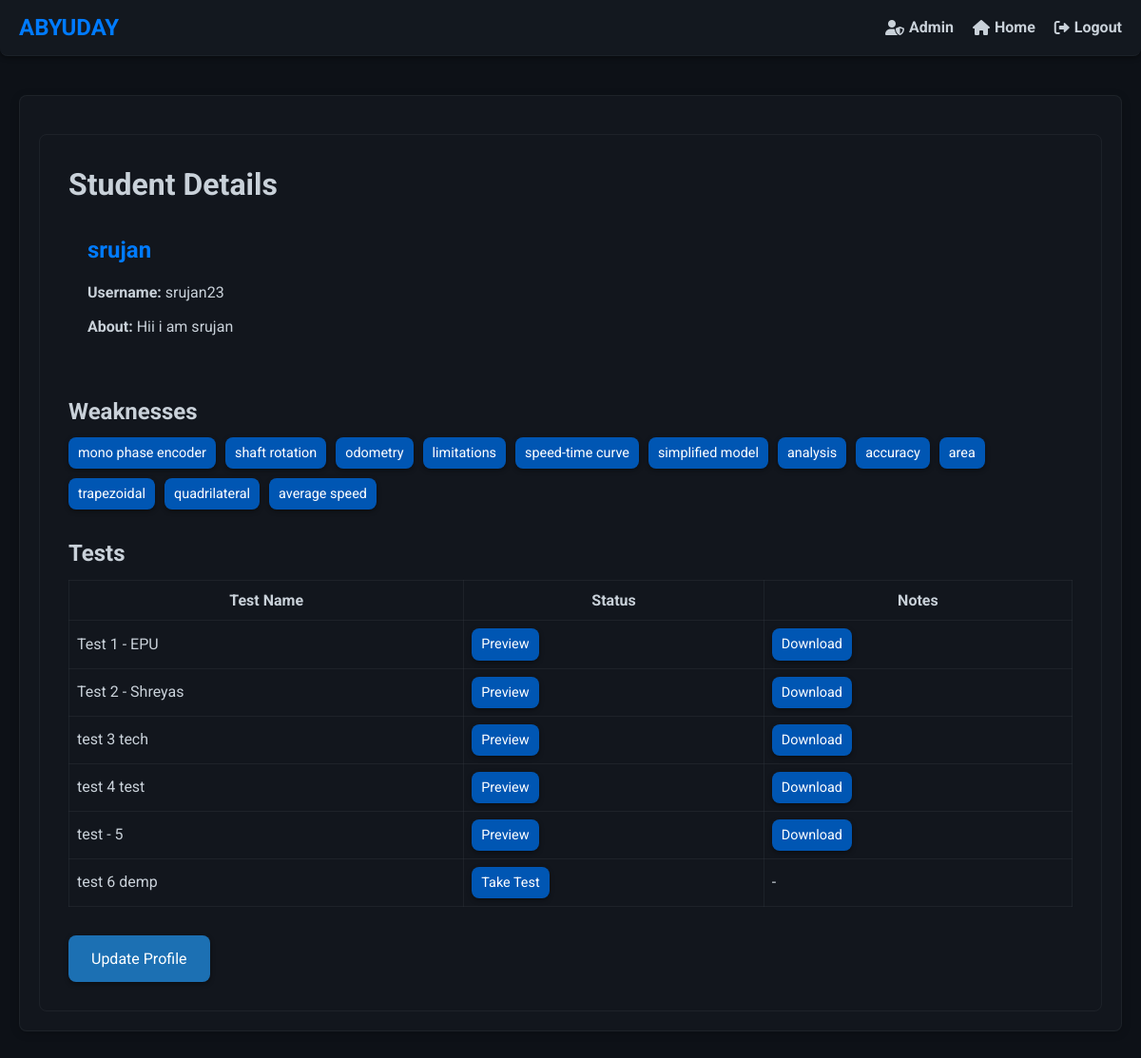
Page /students/2/ (signed in) on the committed database.
### firstapp/models.py (models this page shows, shortened)
class Students(models.Model):
    name = models.OneToOneField(User, on_delete=models.CASCADE, limit_choices_to={'groups__name': 'Students'})
    teacher = models.ForeignKey(Teacher, related_name='students',on_delete=models.CASCADE)
    description = models.TextField(blank=True)
    added_at= models.DateTimeField(auto_now_add=True)

class Topics(models.Model):
    student = models.ForeignKey(Students, related_name='topics', on_delete=models.CASCADE)
    topic = models.CharField(max_length=200)
    test=models.ForeignKey(Test,related_name='topic_test',on_delete=models.CASCADE)
    def __str__(self):
        return self.topic

class Test(models.Model):
    teacher = models.ForeignKey(Teacher, related_name='tests', on_delete=models.CASCADE)
    test_data=models.JSONField()
    display_name = models.CharField(max_length=100)
    test_name=models.CharField(max_length=100)
    test_total_marks=models.PositiveBigIntegerField()
    file_path=models.CharField(max_length=1000)
    start_time=models.DateTimeField()
    end_time=models.DateTimeField()

### firstapp/views.py (the view)
# urls.py: path('students/<int:pk>/',views.studentdetail.as_view(),name='detail-student'),
class studentdetail(LoginRequiredMixin,DetailView):
    model=Students
    def get_context_data(self, **kwargs: Any) -> dict[str, Any]:
        context=super().get_context_data(**kwargs)
        student=self.get_object()
        tests=TestAttempt.objects.filter(student=student)
        attempted_tests = [attempt.test.id for attempt in tests]
        context["attempted_tests"]=attempted_tests
        return context

### firstapp/templates/firstapp/students_detail.html (shortened to what this page needs)
{% extends "firstapp/base.html" %}
{% block body_block %}
<div class="student-details">
    <h1>Student Details</h1>
    <div class="info-card">
        <h2>{{ students.name.first_name }} {{ students.name.last_name }}</h2>
        <p><strong>Username:</strong> {{ students.name.username }}</p>
        <p><strong>About:</strong> {{ students.description }}</p>
    </div>
    <div class="weaknesses-section">
        <h2>Weaknesses</h2>
        <div class="tags">
            {% for tag in students.topics.all %}
                <a href="{% url 'firstapp:improvement-test' topic_id=tag.id %}" class="tag-button">{{ tag }}</a>
            {% endfor %}
        </div>
    </div>
    <h2>Tests</h2>
    <div class="table-responsive">
        <table class="bordered-table" >
            <thead>
                <tr>
                    <th>Test Name</th>
                    <th>Status</th>
                    <th>Notes</th>
                </tr>
            </thead>
            <tbody>
                {% for test in students.teacher.tests.all %}
                    <tr>
                        <td>{{ test.display_name }}</td>
                        {% if test.id in attempted_tests %}
                            <td><a href="{% url 'firstapp:preview-test' id=test.id  stud_id=students.id %}" class="tag-button">Preview</a></td>
                            <td><a href="{% url 'firstapp:download-file' test.file_path %}" class="tag-button">Download</a></td>
                        {% else %}
                            {% if perms.firstapp.change_students %}
                                <td><a href="{% url 'firstapp:attend-test' test_id=test.id %}" class="tag-button">Take Test</a></td>
                            {% else %}
                                <td><span class="status-btn">Not Taken</span></td>
                            {% endif %}
                            <td>-</td>
                        {% endif %}
                    </tr>
                {% endfor %}
            </tbody>
        </table>
    </div>
    {% if perms.firstapp.change_students %}
        <div class="action-buttons">
            <a href="{% url 'firstapp:update-student' pk=students.pk %}" class="update-profile-link">Update Profile</a>
        </div>
    {% endif %}
</div>
{% endblock %}

### firstapp/templates/firstapp/base.html (style rules this page uses)
:root { --primary-color: #007bff; --secondary-color: #0056b3; --background-color: #0d1117; --text-color: #c9d1d9; --navbar-bg: rgba(22, 27, 34, 0.8); --navbar-border: rgba(48, 54, 61, 0.3); --shadow-color: rgba(0, 0, 0, 0.4); --radius: 8px; --transition-speed: 0.3s; --hover-bg-color: rgba(33, 38, 45, 0.8); --button-bg-color: rgba(33, 150, 243, 0.7); --button-hover-bg-color: rgba(25, 118, 210, 0.7); --max-width: 1500px; --glass-bg-color: rgba(22, 27, 34, 0.6); --glass-border: rgba(48, 54, 61, 0.4); --glass-shadow: rgba(0, 0, 0, 0.2); }
* { box-sizing: border-box; margin: 0; padding: 0; }
body { font-family: "Roboto", sans-serif; background: var(--background-color); color: var(--text-color); display: flex; flex-direction: column; min-height: 100vh; line-height: 1.6; scroll-behavior: smooth; }
h1, h2, h3 { color: var(--text-color); margin-bottom: 10px; line-height: 1.4; }
p { margin-bottom: 15px; }
button, .tag-button, .update-profile-link { padding: 12px 24px; background-color: var(--button-bg-color); color: #fff; border: none; border-radius: var(--radius); cursor: pointer; transition: background-color var(--transition-speed), transform var(--transition-speed), box-shadow var(--transition-speed); font-size: 1em; box-shadow: 0 2px 5px var(--shadow-color); text-decoration: none; display: inline-block; }

### firstapp/templates/firstapp/students_detail.html (style rules this page uses)
.student-details { background: var(--glass-bg); border: 1px solid var(--glass-border); border-radius: var(--radius); padding: 30px; margin-top: 20px; }
.info-card { background: var(--card-bg); border-radius: var(--radius); padding: 20px; margin-bottom: 30px; }
.info-card h2 { color: var(--primary-color); margin-bottom: 15px; }
.info-card p { margin-bottom: 10px; }
.weaknesses-section { margin-bottom: 30px; }
.tags { display: flex; flex-wrap: wrap; gap: 10px; margin-top: 10px; }
.tag-button { background-color: var(--secondary-color); color: #fff; padding: 5px 10px; border-radius: var(--radius); text-decoration: none; font-size: 0.9em; transition: background-color var(--transition-speed); }
.table-responsive { overflow-x: auto; }
.bordered-table { width: 100%; border-collapse: collapse; }
.bordered-table th, .bordered-table td { border: 1px solid var(--glass-border); padding: 8px; }
.bordered-table th { background-color: var(--glass-bg); }
.action-buttons { margin-top: 30px; }

### rows in the picture
Students: name.first_name "srujan", name.username "srujan23", description "Hii i am srujan"
Topics: topic "mono phase encoder"
Topics: topic "shaft rotation"
Topics: topic "odometry"
Topics: topic "limitations"
Topics: topic "speed-time curve"
Topics: topic "simplified model"
Topics: topic "analysis"
Topics: topic "accuracy"
Topics: topic "area"
Topics: topic "trapezoidal"
Topics: topic "quadrilateral"
Topics: topic "average speed"
Test: display_name "Test 1 - EPU", shows "Preview"
Test: display_name "Test 2 - Shreyas", shows "Preview"
Test: display_name "test 3 tech", shows "Preview"
Test: display_name "test 4 test", shows "Preview"
Test: display_name "test - 5", shows "Preview"
Test: display_name "test 6 demp", shows "Take Test"
